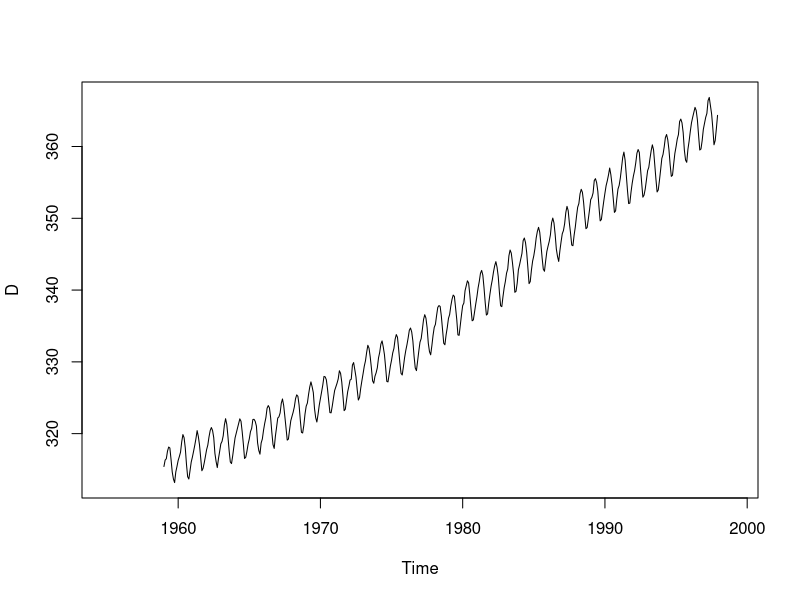
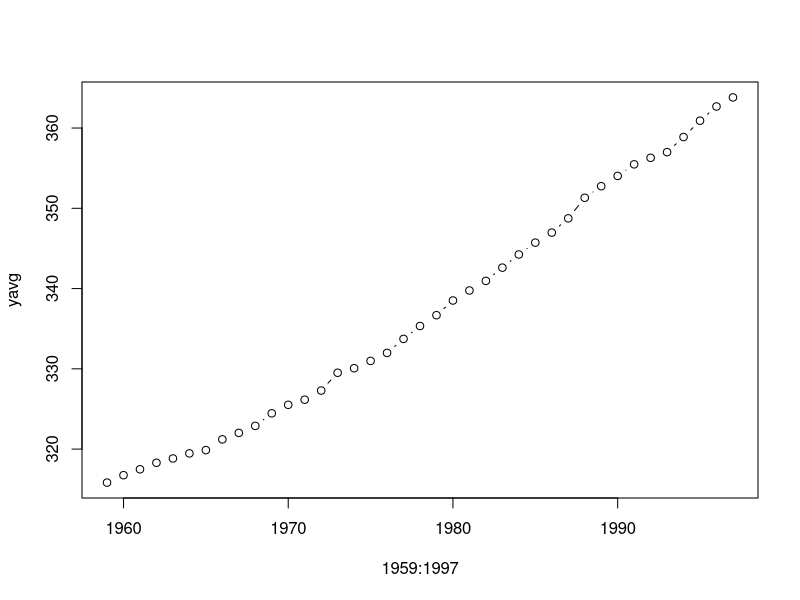

Write R code to recreate these figures, in order. (Note: this script raises an error after producing the figures.)
rm(list=ls())
D=(co2);D
dim(D)
plot(D,xlim=c(1955,1999),type='l')
yavg=aggregate(D,1,mean);yavg
#D1=matrix(co2, nrow=39)
#apply(D1,1, mean)

plot(1959:1997,yavg,type="b");
plot(predict(yavg,c(1959:1997)))


